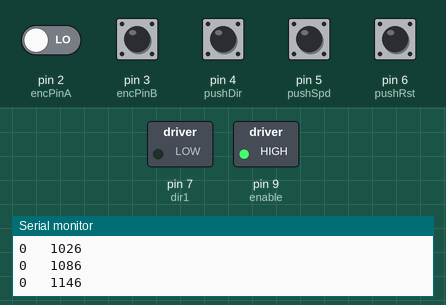
Recording of a sketch running on a simulated Arduino Uno, built with avr-gcc and run on an emulated ATmega328P. Parts: switched loads named in the sketch (green lamp = pin HIGH), the last lines printed to the serial monitor. Inputs (shaded band) come from the test bench; at power-on: pin 3 (encPinB) HIGH, pin 2 (encPinA), pin 4 (pushDir), pin 5 (pushSpd), pin 6 (pushRst) LOW. Pins used as bus, display or sensor lines are not drawn.

Above: at 1.2 s.
1.3 s: pin 4 (pushDir) pulled HIGH for 0.15 s
At 1.8 s:
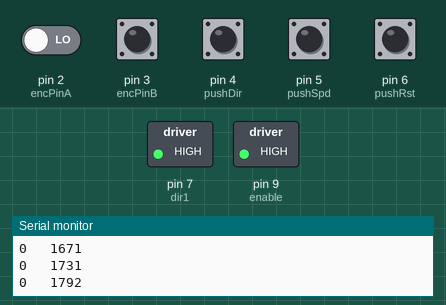
2.9 s: pin 4 (pushDir) pulled HIGH for 1 s
At 4.3 s:
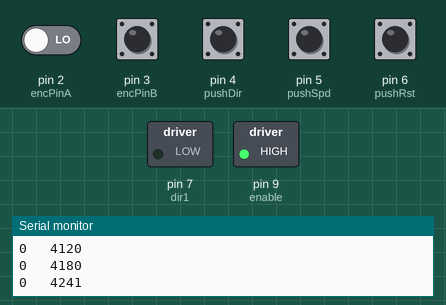
5.4 s: pin 4 (pushDir) pulled HIGH for 3.2 s
At 9.1 s:
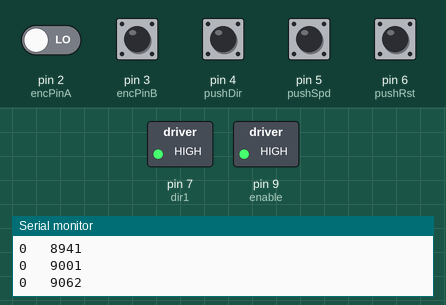
Timing chart, 0 to 10.6 s (numbered marks = the images above; inputs shaded):
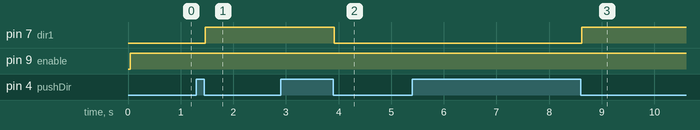

The sketch:

MeasureTF.ino
```cpp
//from http://howtomechatronics.com/tutorials/arduino/arduino-dc-motor-control-tutorial-l298n-pwm-h-bridge/
//http://playground.arduino.cc/Main/RotaryEncoders#Intro
//PWM from 0 to 255 for some reason

#define enable 9
#define dir1 7
#define dir2 1
#define pushRst 6
#define pushSpd 5
#define pushDir 4
#define encPinA 2
#define encPinB 3

int encoderA = 0;
int encoderB = 0;

int count = 0;
bool blocked = false;

int rotDirection = 0;
int pressed = false;
int pressedSpd = false;
int pressedRst = false;

int speed = 20;
int pwmOutput= 0;

volatile signed int encoder0Pos = 0;
unsigned long Time = 0;
unsigned long MeasuredTime = 0;
unsigned long Offset = 0;

void setup() {
  Serial.begin(9600);

  pinMode(encPinA, INPUT);
  pinMode(encPinB, INPUT);

  pinMode(enable, OUTPUT);
  pinMode(dir1, OUTPUT);
  pinMode(dir2, OUTPUT);

  pinMode(pushDir, INPUT);
  pinMode(pushSpd, INPUT);
  pinMode(pushRst, INPUT);

   // encoder pin on interrupt 0 (pin 2)
  attachInterrupt(digitalPinToInterrupt(2), doEncoderA, CHANGE);
  // encoder pin on interrupt 1 (pin 3)
  attachInterrupt(digitalPinToInterrupt(3), doEncoderB, CHANGE);

  // Set initial rotation direction
  digitalWrite(dir1, LOW);
  digitalWrite(dir2, HIGH);
}

void loop() {
  encoderA = digitalRead(encPinA);
  encoderB = digitalRead(encPinB);

  // Time Logic
  Time = millis();
  MeasuredTime = Time - Offset;
  Serial.print(encoder0Pos, DEC);
  Serial.print("   ");
  Serial.println(MeasuredTime);

  // Reset Button - Resets encoder position and time
  if (digitalRead(pushRst) == true) {
    pressedRst = true;
  }
  while (digitalRead(pushRst) == true);
  delay(20);
  if (pressedRst == true) {
    Offset = Time;
    encoder0Pos = 0;
  }
  pressedRst = false;

  //debounce and read speed button
  if (digitalRead(pushSpd) == true) {
    pressedSpd = true;
  }
  while (digitalRead(pushSpd) == true);
  delay(20);
  if (pressedSpd == true) {
    if (speed == 5){
      speed = 0;
    }
    else {
      speed++;
    }
  }
  pressedSpd = false;

  pwmOutput = map(speed, 0, 20, 0 , 255); // Map the speed value from 0 to 255
  analogWrite(enable, pwmOutput); // Send PWM signal to L298N Enable pin

  // Read button - Debounce
  if (digitalRead(pushDir) == true) {
    pressed = !pressed;
  }
  while (digitalRead(pushDir) == true);
  delay(20);
  // If button is pressed - change rotation direction
  if (pressed == true  & rotDirection == 0) {
    Serial.print("Dir1 \n");
    digitalWrite(dir1, HIGH);
    digitalWrite(dir2, LOW);
    rotDirection = 1;
    delay(20);
  }
  // If button is pressed - change rotation direction
  if (pressed == false & rotDirection == 1) {
    Serial.print("dir2 \n");
    digitalWrite(dir1, LOW);
    digitalWrite(dir2, HIGH);
    rotDirection = 0;
    delay(20);
  }

}

void doEncoderA() {

  // look for a low-to-high on channel A
  if (digitalRead(encPinA) == HIGH) {

    // check channel B to see which way encoder is turning
    if (digitalRead(encPinB) == LOW) {
      encoder0Pos = encoder0Pos + 1;         // CW
    }
    else {
      encoder0Pos = encoder0Pos - 1;         // CCW
    }
  }

  else   // must be a high-to-low edge on channel A
  {
    // check channel B to see which way encoder is turning
    if (digitalRead(encPinB) == HIGH) {
      encoder0Pos = encoder0Pos + 1;          // CW
    }
    else {
      encoder0Pos = encoder0Pos - 1;          // CCW
    }
  }
  //Serial.println(encoder0Pos, DEC);
  // use for debugging - remember to comment out
}

void doEncoderB() {

  // look for a low-to-high on channel B
  if (digitalRead(encPinB) == HIGH) {

    // check channel A to see which way encoder is turning
    if (digitalRead(encPinA) == HIGH) {
      encoder0Pos = encoder0Pos + 1;         // CW
    }
    else {
      encoder0Pos = encoder0Pos - 1;         // CCW
    }
  }

  // Look for a high-to-low on channel B

  else {
    // check channel B to see which way encoder is turning
    if (digitalRead(encPinA) == LOW) {
      encoder0Pos = encoder0Pos + 1;          // CW
    }
    else {
      encoder0Pos = encoder0Pos - 1;          // CCW
    }
  }
}
```

Measured:
- after the input at 1.3 s, pin 7 (dir1): LOW → HIGH after 0.17 s
- after the input at 2.9 s, pin 7 (dir1): HIGH → LOW after 1.0 s
- after the input at 5.4 s, pin 7 (dir1): LOW → HIGH after 3.2 s
